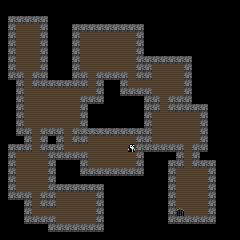

This game map was drawn from its Tiled (.tmx) file and the tilesets committed beside it. A one-line description and the trimmed map source follow:
An orthogonal 30x30 tile map with 8x8 px tiles, 2 tile layers (Layer 1, New Layer).

<map version="1.0" orientation="orthogonal" width="30" height="30" tilewidth="8" tileheight="8">
 <tileset firstgid="1" name="tile-wall" tilewidth="8" tileheight="8">
  <image source="tile-wall.png" width="128" height="64" />
 </tileset>
 <layer name="Layer 1" width="30" height="30">
  <data>[900 cells, 900 non-empty, 1 distinct tile ids]</data>
 </layer>
 <layer name="New Layer" width="30" height="30">
  <data>[900 cells, 658 non-empty, 5 distinct tile ids]</data>
 </layer>
</map>
